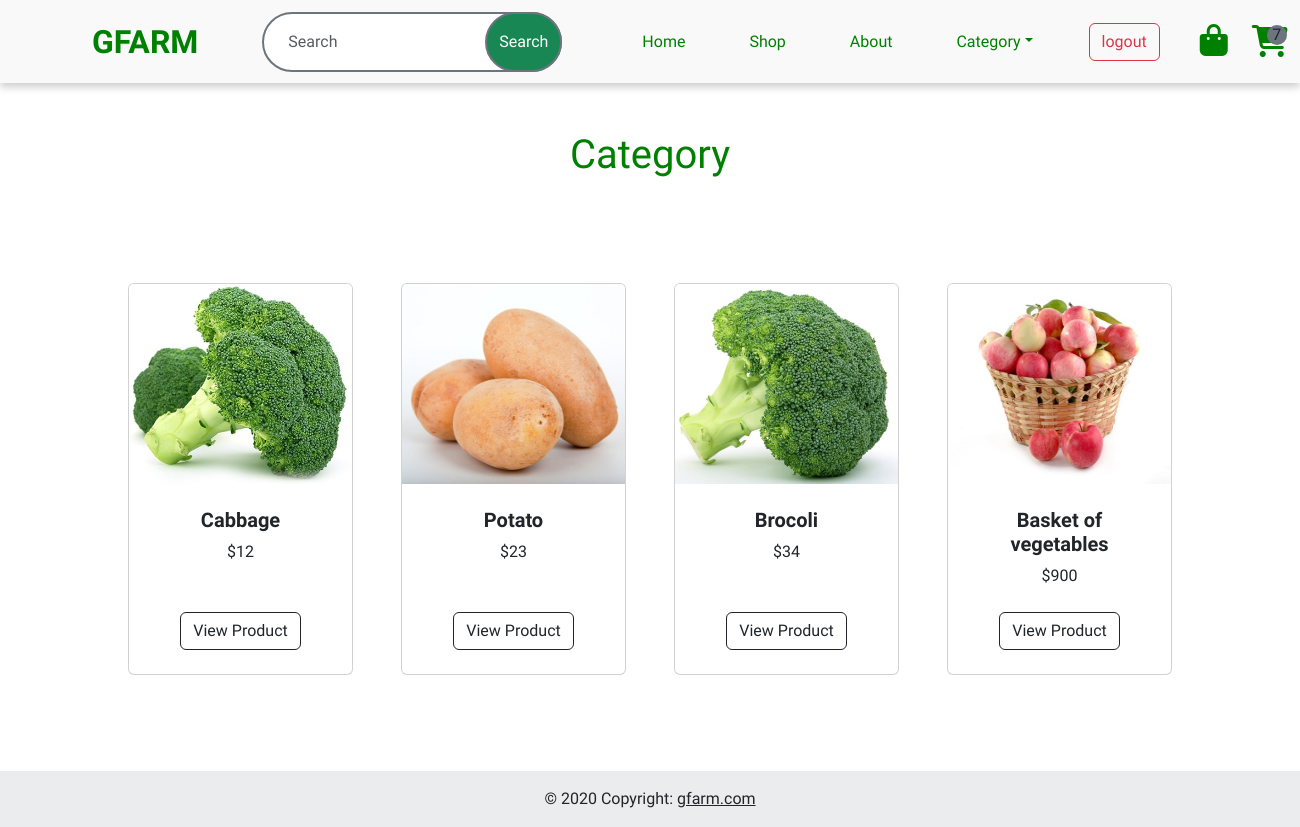
Page /user/category/Vegetables (signed in) on the committed database.
### account/models.py (models this page shows, shortened)
class Products(models.Model):
    title = models.CharField(max_length=50)
    description = models.CharField(max_length=50)
    price = models.IntegerField()
    image = models.ImageField(upload_to='product_images')
    options=(
        ('Vegetables','Vegetables'),
        ('Fruits','Fruits'),
        ('Diary','Diary'),
        ('Spices','Spices'),
    )
    category = models.CharField(max_length=100,choices = options)
    stock = models.IntegerField()
    is_offer = models.BooleanField(default=False,null=True)
    offer_price = models.IntegerField(null=True)

### user/views.py (the view)
# urls.py: path('category/<category>', views.Category.as_view(),name='category'),
@method_decorator(dec,name='dispatch')
class Category(ListView):
    template_name='category_item_list.html'
    queryset=Products.objects.all()
    context_object_name='products'
    def get_context_data(self, **kwargs):
        res = Products.objects.filter(category=self.kwargs.get('category'))
        return {'products':res}

### account/views.py (called while the page is built)
def signin_required(func):
    def inner(request,**kwargs):
        if request.user.is_authenticated:
            return func(request,**kwargs)
        else:
            messages.error(request,'Login required')
            return redirect('login')
    return inner

### user/context_processor.py (called while the page is built)
def cart_count(request):
    if request.user.is_authenticated:
        count = Cart.objects.filter(user = request.user).count()
        return {'count':count}
    else:
        return {'count':0}

### user/templates/category_item_list.html
{% extends "landing.html" %}
{% block main %}
<h1 class="text-center mt-5" style="color: green;">Category</h1>
<section class="py-5">
    <div class="container px-4 px-lg-5 mt-5">
        <div class="row gx-4 gx-lg-5 row-cols-2 row-cols-md-3 row-cols-xl-4 justify-content-center">
        {% for product in products %}
            {% if product.is_offer %}
            <div class="col mb-5">
                <div class="card h-100">
                    <div class="badge bg-dark text-white position-absolute" style="top: 0.5rem; right: 0.5rem">Offer</div>
                    <img class="card-img-top" src="{{ product.image.url }}" alt="..." height="200px"/>
                    <div class="card-body p-4">
                        <div class="text-center">
                            <h5 class="fw-bolder">{{ product.title }}</h5>
                    <div class="d-flex justify-content-center small text-warning mb-2">
                    <i class="bi bi-star-fill"></i>
                    Offer!
                    <i class="bi bi-star-fill"></i>
                    </div>
                            <strike>
                            ${{ product.price }}
                            </strike>
                            ${{ product.offer_price }}
                        </div>
                    </div>
                    <div class="card-footer p-4 pt-0 border-top-0 bg-transparent">
                    <div class="text-center">
                        <a class="btn btn-outline-dark mt-auto" href="">View Product</a>
                    </div>
                    </div>
                </div>
            </div>
            {% else %}
        <div class="col mb-5">
                <div class="card h-100">
                    <img class="card-img-top" src="{{ product.image.url }}" alt="..." height="200px" />
                    <div class="card-body p-4">
                        <div class="text-center">
                            <h5 class="fw-bolder">{{ product.title }}</h5>
                            ${{ product.price }}
                        </div>
                    </div>
                    <div class="card-footer p-4 pt-0 border-top-0 bg-transparent">
<div class="text-center"><a class="btn btn-outline-dark mt-auto" href="">View Product</a></div>
                    </div>
                </div>
            </div>
                {% endif %}
            {% endfor %}
    </div>
</section>
{% endblock main %}

### static/css/style.css (style rules this page uses)
* { font-family: 'Raleway',sans-serif; }

### rows in the picture
Products: image (picture), title "Cabbage", price "12"
Products: image (picture), title "Potato", price "23"
Products: image (picture), title "Brocoli", price "34"
Products: image (picture), title "Basket of vegetables", price "900"

### other values in the picture
{{ count }} "7"
